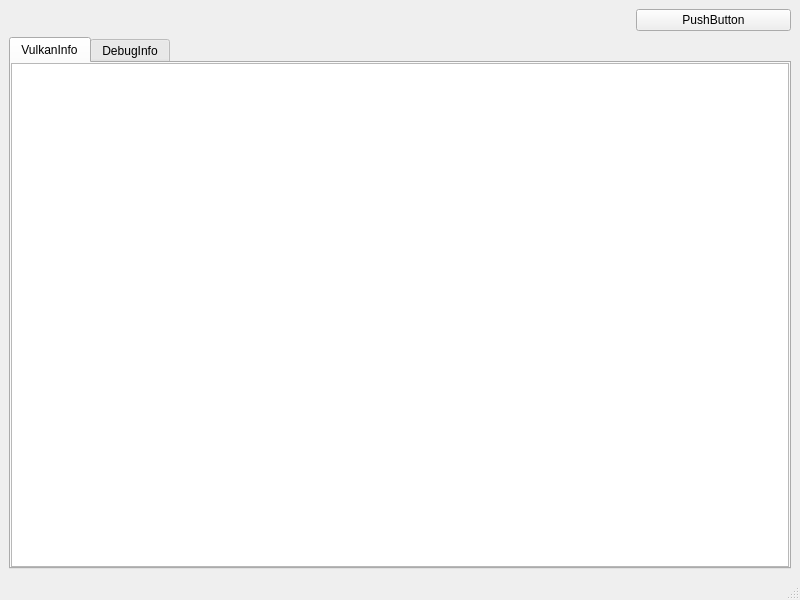
<?xml version="1.0" encoding="UTF-8"?>
<ui version="4.0">
 <class>MainWindow</class>
 <widget class="QMainWindow" name="MainWindow">
  <property name="geometry">
   <rect>
    <x>0</x>
    <y>0</y>
    <width>800</width>
    <height>600</height>
   </rect>
  </property>
  <property name="windowTitle">
   <string>MainWindow</string>
  </property>
  <widget class="QWidget" name="centralwidget">
   <layout class="QVBoxLayout" name="verticalLayout" stretch="5,5">
    <item>
     <layout class="QHBoxLayout" name="vulkanLayout" stretch="8,2">
      <item>
       <widget class="QWidget" name="vulkanWindow" native="true"/>
      </item>
      <item>
       <widget class="QPushButton" name="pushButton">
        <property name="text">
         <string>PushButton</string>
        </property>
       </widget>
      </item>
     </layout>
    </item>
    <item>
     <widget class="QTabWidget" name="tabLogger">
      <property name="currentIndex">
       <number>0</number>
      </property>
      <widget class="QPlainTextEdit" name="vulkanLogger">
       <attribute name="title">
        <string>VulkanInfo</string>
       </attribute>
      </widget>
      <widget class="QPlainTextEdit" name="debugLogger">
       <attribute name="title">
        <string>DebugInfo</string>
       </attribute>
      </widget>
     </widget>
    </item>
   </layout>
  </widget>
  <widget class="QMenuBar" name="menubar">
   <property name="geometry">
    <rect>
     <x>0</x>
     <y>0</y>
     <width>800</width>
     <height>21</height>
    </rect>
   </property>
  </widget>
  <widget class="QStatusBar" name="statusbar"/>
 </widget>
 <resources/>
 <connections/>
</ui>
